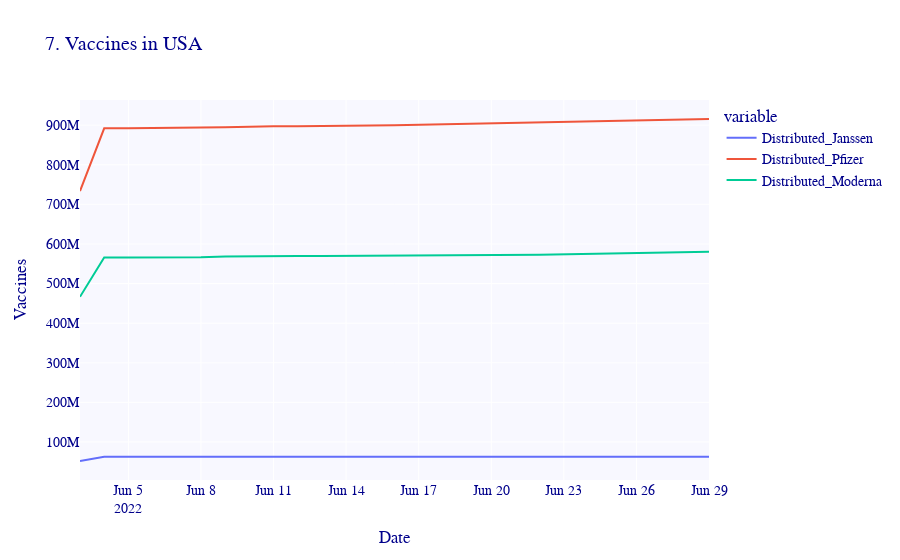

Notebook code cell kept with this figure:
### Code cell
fig=px.line(type_vaccines, title='7. Vaccines in USA')
fig.update_layout(
    xaxis_title="Date",
    yaxis_title="Vaccines",
    plot_bgcolor='GhostWhite',
    font=dict(
        family="Arial",
        size=14,
        color="darkblue"
    )
)
fig.show()

### Figure 1 — Plotly figure (JSON) as saved in the notebook; plotly's stock layout.template omitted (floating-point values rounded to 4 significant figures)
{"data": [{"hovertemplate": "variable=Distributed_Janssen<br>index=%{x}<br>value=%{y}<extra></extra>", "legendgroup": "Distributed_Janssen", "line": {"color": "#636efa", "dash": "solid"}, "marker": {"symbol": "circle"}, "mode": "lines", "name": "Distributed_Janssen", "orientation": "v", "showlegend": true, "type": "scatter", "x": ["2022-06-03T00:00:00", "2022-06-04T00:00:00", "2022-06-05T00:00:00", "2022-06-06T00:00:00", "2022-06-07T00:00:00", "2022-06-08T00:00:00", "2022-06-09T00:00:00", "2022-06-10T00:00:00", "2022-06-11T00:00:00", "2022-06-12T00:00:00", "2022-06-13T00:00:00", "2022-06-14T00:00:00", "2022-06-15T00:00:00", "2022-06-16T00:00:00", "2022-06-22T00:00:00", "2022-06-29T00:00:00"], "xaxis": "x", "y": [52132100, 62689700, 62689700, 62689700, 62694500, 62700200, 62736800, 62742400, 62745600, 62745600, 62745800, 62753000, 62758800, 62772200, 62793100, 62862700], "yaxis": "y"}, {"hovertemplate": "variable=Distributed_Pfizer<br>index=%{x}<br>value=%{y}<extra></extra>", "legendgroup": "Distributed_Pfizer", "line": {"color": "#EF553B", "dash": "solid"}, "marker": {"symbol": "circle"}, "mode": "lines", "name": "Distributed_Pfizer", "orientation": "v", "showlegend": true, "type": "scatter", "x": ["2022-06-03T00:00:00", "2022-06-04T00:00:00", "2022-06-05T00:00:00", "2022-06-06T00:00:00", "2022-06-07T00:00:00", "2022-06-08T00:00:00", "2022-06-09T00:00:00", "2022-06-10T00:00:00", "2022-06-11T00:00:00", "2022-06-12T00:00:00", "2022-06-13T00:00:00", "2022-06-14T00:00:00", "2022-06-15T00:00:00", "2022-06-16T00:00:00", "2022-06-22T00:00:00", "2022-06-29T00:00:00"], "xaxis": "x", "y": [733536875, 891853200, 891890800, 891890800, 892663400, 893714700, 894400000, 896072100, 897350900, 897390500, 897391700, 898243800, 899002400, 899482900, 906366060, 915422360], "yaxis": "y"}, {"hovertemplate": "variable=Distributed_Moderna<br>index=%{x}<br>value=%{y}<extra></extra>", "legendgroup": "Distributed_Moderna", "line": {"color": "#00cc96", "dash": "solid"}, "marker": {"symbol": "circle"}, "mode": "lines", "name": "Distributed_Moderna", "orientation": "v", "showlegend": true, "type": "scatter", "x": ["2022-06-03T00:00:00", "2022-06-04T00:00:00", "2022-06-05T00:00:00", "2022-06-06T00:00:00", "2022-06-07T00:00:00", "2022-06-08T00:00:00", "2022-06-09T00:00:00", "2022-06-10T00:00:00", "2022-06-11T00:00:00", "2022-06-12T00:00:00", "2022-06-13T00:00:00", "2022-06-14T00:00:00", "2022-06-15T00:00:00", "2022-06-16T00:00:00", "2022-06-22T00:00:00", "2022-06-29T00:00:00"], "xaxis": "x", "y": [466625820, 565779060, 565779260, 565779260, 566329960, 566676760, 568554860, 569415160, 569672960, 569676360, 569676360, 570145760, 570676260, 571601160, 572939100, 580202900], "yaxis": "y"}], "layout": {"font": {"color": "darkblue", "family": "Arial", "size": 14}, "legend": {"title": {"text": "variable"}, "tracegroupgap": 0}, "plot_bgcolor": "GhostWhite", "title": {"text": "7. Vaccines in USA"}, "xaxis": {"anchor": "y", "domain": [0, 1], "title": {"text": "Date"}}, "yaxis": {"anchor": "x", "domain": [0, 1], "title": {"text": "Vaccines"}}}}
